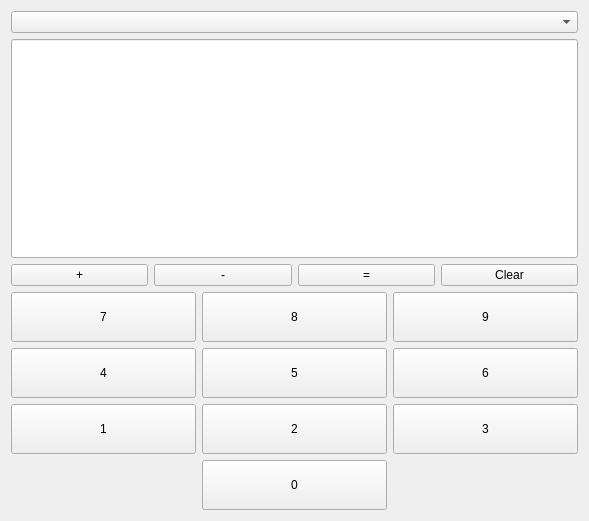
<?xml version="1.0" encoding="UTF-8"?>
<ui version="4.0">
 <class>Form</class>
 <widget class="QWidget" name="Form">
  <property name="geometry">
   <rect>
    <x>0</x>
    <y>0</y>
    <width>589</width>
    <height>521</height>
   </rect>
  </property>
  <property name="windowTitle">
   <string>Form</string>
  </property>
  <layout class="QVBoxLayout" name="verticalLayout">
   <item>
    <widget class="QComboBox" name="calculation"/>
   </item>
   <item>
    <widget class="QLineEdit" name="entry">
     <property name="sizePolicy">
      <sizepolicy hsizetype="Expanding" vsizetype="Expanding">
       <horstretch>0</horstretch>
       <verstretch>0</verstretch>
      </sizepolicy>
     </property>
     <property name="font">
      <font>
       <pointsize>20</pointsize>
      </font>
     </property>
     <property name="alignment">
      <set>Qt::AlignRight|Qt::AlignTrailing|Qt::AlignVCenter</set>
     </property>
    </widget>
   </item>
   <item>
    <layout class="QHBoxLayout" name="horizontalLayout">
     <item>
      <widget class="QPushButton" name="plus">
       <property name="sizePolicy">
        <sizepolicy hsizetype="Minimum" vsizetype="Fixed">
         <horstretch>0</horstretch>
         <verstretch>0</verstretch>
        </sizepolicy>
       </property>
       <property name="text">
        <string>+</string>
       </property>
      </widget>
     </item>
     <item>
      <widget class="QPushButton" name="minus">
       <property name="sizePolicy">
        <sizepolicy hsizetype="Minimum" vsizetype="Fixed">
         <horstretch>0</horstretch>
         <verstretch>0</verstretch>
        </sizepolicy>
       </property>
       <property name="text">
        <string>-</string>
       </property>
      </widget>
     </item>
     <item>
      <widget class="QPushButton" name="equals">
       <property name="sizePolicy">
        <sizepolicy hsizetype="Minimum" vsizetype="Fixed">
         <horstretch>0</horstretch>
         <verstretch>0</verstretch>
        </sizepolicy>
       </property>
       <property name="text">
        <string>=</string>
       </property>
      </widget>
     </item>
     <item>
      <widget class="QPushButton" name="clear">
       <property name="sizePolicy">
        <sizepolicy hsizetype="Minimum" vsizetype="Fixed">
         <horstretch>0</horstretch>
         <verstretch>0</verstretch>
        </sizepolicy>
       </property>
       <property name="text">
        <string>Clear</string>
       </property>
      </widget>
     </item>
    </layout>
   </item>
   <item>
    <layout class="QGridLayout" name="gridLayout">
     <item row="1" column="0">
      <widget class="QPushButton" name="four">
       <property name="sizePolicy">
        <sizepolicy hsizetype="Expanding" vsizetype="Expanding">
         <horstretch>0</horstretch>
         <verstretch>0</verstretch>
        </sizepolicy>
       </property>
       <property name="text">
        <string>4</string>
       </property>
      </widget>
     </item>
     <item row="2" column="2">
      <widget class="QPushButton" name="three">
       <property name="sizePolicy">
        <sizepolicy hsizetype="Expanding" vsizetype="Expanding">
         <horstretch>0</horstretch>
         <verstretch>0</verstretch>
        </sizepolicy>
       </property>
       <property name="text">
        <string>3</string>
       </property>
      </widget>
     </item>
     <item row="0" column="0">
      <widget class="QPushButton" name="seven">
       <property name="sizePolicy">
        <sizepolicy hsizetype="Expanding" vsizetype="Expanding">
         <horstretch>0</horstretch>
         <verstretch>0</verstretch>
        </sizepolicy>
       </property>
       <property name="text">
        <string>7</string>
       </property>
      </widget>
     </item>
     <item row="1" column="1">
      <widget class="QPushButton" name="five">
       <property name="sizePolicy">
        <sizepolicy hsizetype="Expanding" vsizetype="Expanding">
         <horstretch>0</horstretch>
         <verstretch>0</verstretch>
        </sizepolicy>
       </property>
       <property name="text">
        <string>5</string>
       </property>
      </widget>
     </item>
     <item row="2" column="1">
      <widget class="QPushButton" name="two">
       <property name="sizePolicy">
        <sizepolicy hsizetype="Expanding" vsizetype="Expanding">
         <horstretch>0</horstretch>
         <verstretch>0</verstretch>
        </sizepolicy>
       </property>
       <property name="text">
        <string>2</string>
       </property>
      </widget>
     </item>
     <item row="1" column="2">
      <widget class="QPushButton" name="six">
       <property name="sizePolicy">
        <sizepolicy hsizetype="Expanding" vsizetype="Expanding">
         <horstretch>0</horstretch>
         <verstretch>0</verstretch>
        </sizepolicy>
       </property>
       <property name="text">
        <string>6</string>
       </property>
      </widget>
     </item>
     <item row="0" column="1">
      <widget class="QPushButton" name="eight">
       <property name="sizePolicy">
        <sizepolicy hsizetype="Expanding" vsizetype="Expanding">
         <horstretch>0</horstretch>
         <verstretch>0</verstretch>
        </sizepolicy>
       </property>
       <property name="text">
        <string>8</string>
       </property>
      </widget>
     </item>
     <item row="0" column="2">
      <widget class="QPushButton" name="nine">
       <property name="sizePolicy">
        <sizepolicy hsizetype="Expanding" vsizetype="Expanding">
         <horstretch>0</horstretch>
         <verstretch>0</verstretch>
        </sizepolicy>
       </property>
       <property name="text">
        <string>9</string>
       </property>
      </widget>
     </item>
     <item row="2" column="0">
      <widget class="QPushButton" name="one">
       <property name="sizePolicy">
        <sizepolicy hsizetype="Expanding" vsizetype="Expanding">
         <horstretch>0</horstretch>
         <verstretch>0</verstretch>
        </sizepolicy>
       </property>
       <property name="text">
        <string>1</string>
       </property>
      </widget>
     </item>
     <item row="3" column="1">
      <widget class="QPushButton" name="zero">
       <property name="sizePolicy">
        <sizepolicy hsizetype="Expanding" vsizetype="Expanding">
         <horstretch>0</horstretch>
         <verstretch>0</verstretch>
        </sizepolicy>
       </property>
       <property name="text">
        <string>0</string>
       </property>
      </widget>
     </item>
    </layout>
   </item>
  </layout>
 </widget>
 <resources/>
 <connections/>
</ui>
